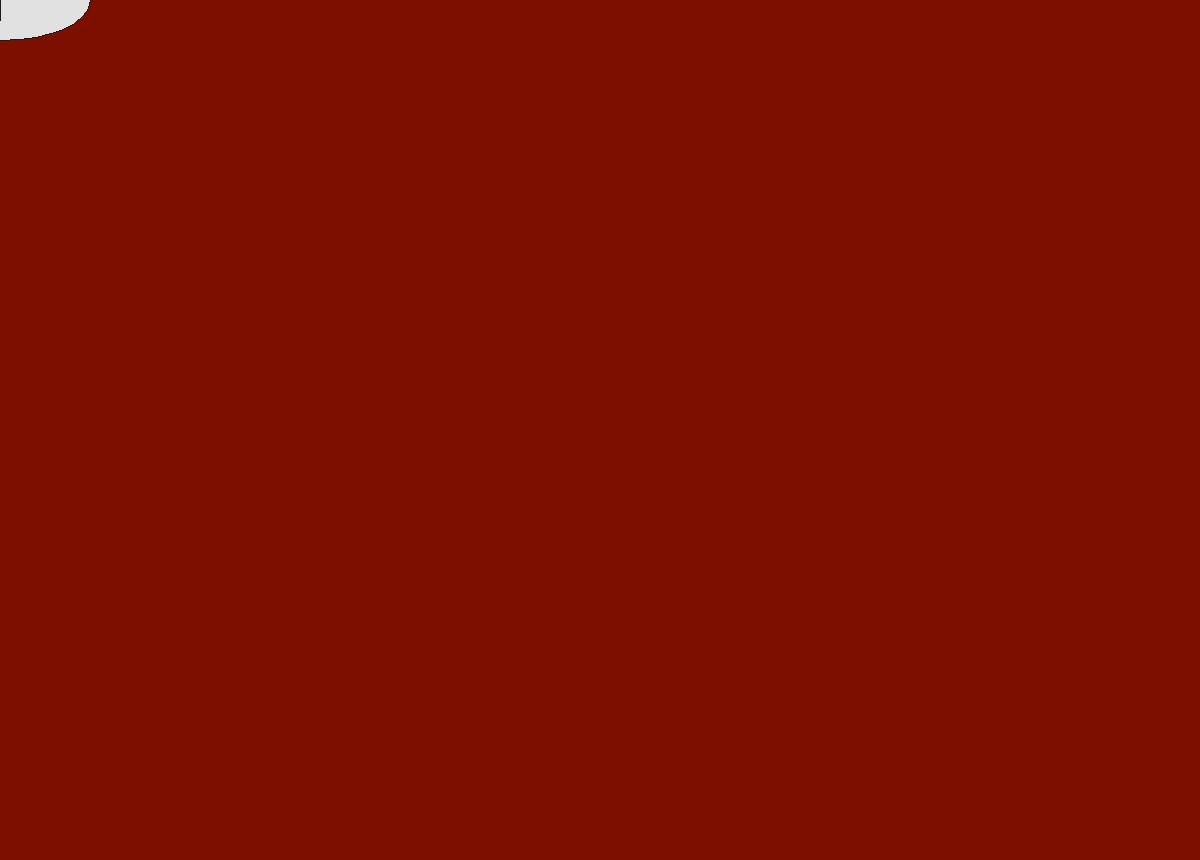
Frame 1 (no input)
Frame 60 (the mouse pressed at the canvas centre just before this capture): identical to frame 1, image omitted
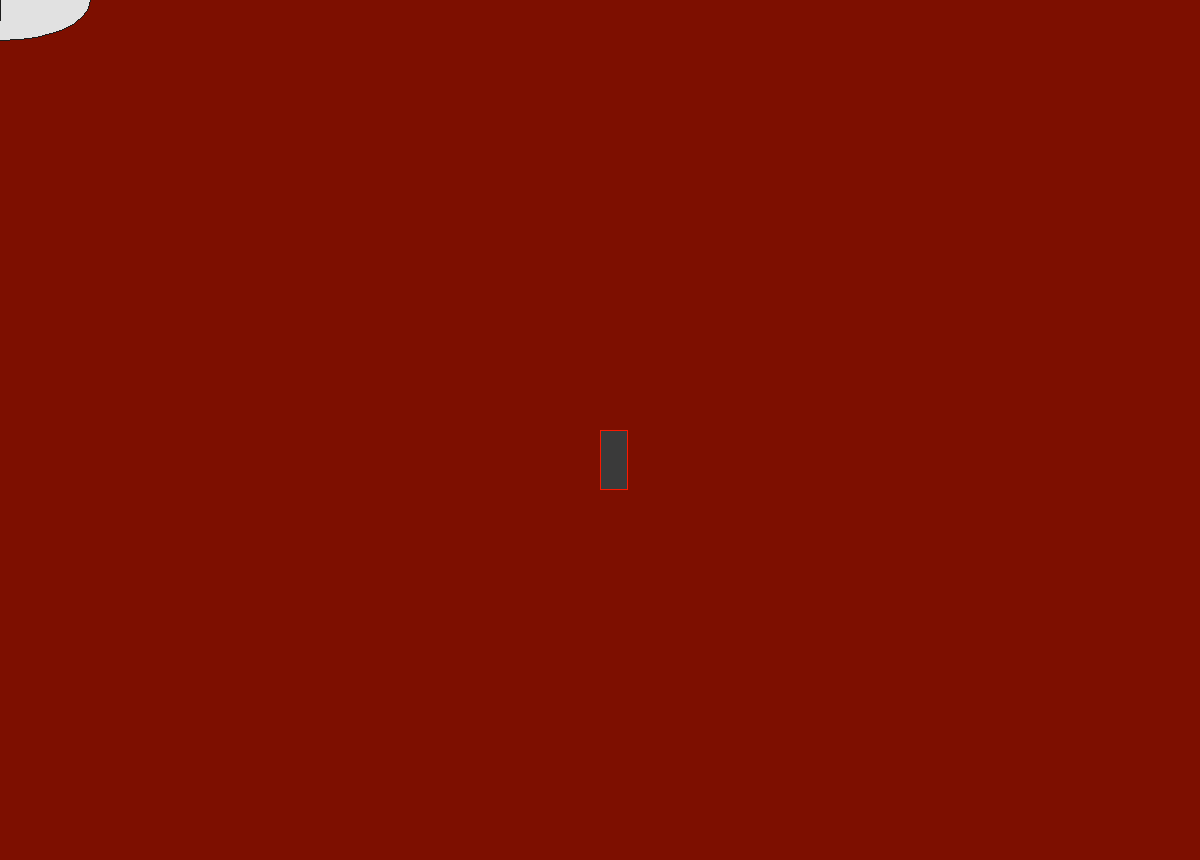
Frame 120 (the mouse held since frame 60 and released just before this capture)

The Processing sketch that drew these frames (run headless with seeded random() and noise(); from frame 60 on, the mouse is pressed at the canvas centre):

// Processing sketch: processing_85150
// ── processing_85150.pde

void setup () {
  size (1200, 860);
  noSmooth();
  background(125, 15, 0);
}

void draw() {
  if (mousePressed) {
    fill(58);
    stroke(250, 25, 1);
    rect(mouseX, mouseY, 27, 59);
  }else{
    fill(225);
    stroke(27);
  ellipse(mouseX, mouseY, 180, 80);
}
rect(mouseX, mouseY, 0, 20);
}

    
